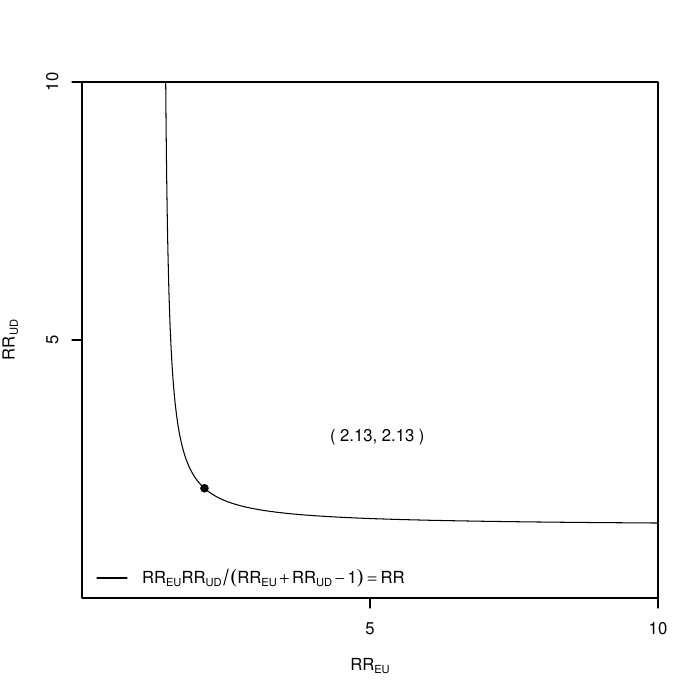

Generate this figure with R:
library(EValue)
library(tidyverse)
library(ggrepel)

# default evalue plot
rareV = F
(m = as.data.frame(evalues.OR(1.933,1.556,2.387,rare=rareV)))
xmax = 10
bias_plot(m[1,1],xmax)

# enhanced evalue plot with lower CI and covariates

# read data 
d = read_csv('data.csv')
suffix = ifelse(rareV,'rare','nonrare')
resp = 'Y'
trmt = 'Tr'
cnts = c('X1','X2')
cats = c('Z1','Z2','Z3','Z4')
cats = paste0('factor(',cats,')')

# coordinates of covariates
RRX = RRY = NULL
for(x in c(cnts,cats)){
  fmX = paste0(trmt,' ~ ', x)
  m = glm(as.formula(fmX), family='binomial', data=d)
  ORX = exp(coef(m))[-1]
  RRX = c(RRX,toRR(OR(ORX, rare = rareV),rare = rareV))
  
  fmY = paste0(resp,'~',x)
  m = glm(as.formula(fmY), family='binomial', data=d)
  ORY = exp(coef(m))[-1]
  RRY = c(RRY,toRR(OR(ORY, rare = rareV),rare = rareV))
}

names(RRX) = names(RRY) = str_replace_all(names(RRX),pattern='factor\\(',replacement='')
names(RRX) = names(RRY) = str_replace_all(names(RRX),'\\)','_')
RRX = ifelse(RRX<1,1/RRX,RRX)
RRY = ifelse(RRY<1,1/RRY,RRY)
v = names(RRX)
xy = tibble(
  v = v,
  v_desc = v,
  x = RRX,
  y = RRY
)

# run evalue
(m = as.data.frame(evalues.OR(1.933,1.556,2.387,rare=rareV)))
xmax = 10

# evalue curve & evalue lower ci curve
RR = m[1,1]
e_curve = tibble(
  x = seq(RR, xmax, 0.0001),
  y = RR * (RR - 1)/(x - RR) + RR
) %>% filter(y<xmax,x<xmax)
RR = m[1,2]
e_curve_low = tibble(
  x = seq(RR, xmax, 0.0001),
  y = RR * (RR - 1)/(x - RR) + RR
) %>% filter(y<xmax,x<xmax)
RR1 = m[1,1]
RR2 = m[1,2]
x1 = seq(RR1, xmax, 0.0001)
x2 = seq(RR2, xmax, 0.0001)
y1 = RR1 * (RR1 - 1)/(x1 - RR1) + RR1
y2 = RR2 * (RR2 - 1)/(x2 - RR2) + RR2
y21 = RR1 * (RR1 - 1)/(x2 - RR1) + RR1
y2 = ifelse(y2>y21,y21,y2)

m = round(m,2)

# evalue enhanced plot
ggplot() + 
  geom_point(data=xy,aes(x,y)) + 
   geom_text_repel(data=xy,aes(x,y,label=v_desc),size=3,
                   box.padding = 3,
                   label.padding = 3,
                   max.iter	= 1000,
                   max.time = 5,
                   max.overlaps = getOption("ggrepel.max.overlaps", default = 30))+

  geom_line(data=e_curve,aes(x,y),color='red',alpha=0.4,size=1) + 
  geom_point(data=m,aes(x=m[2,1],y=m[2,1]),color='red') +
  geom_text(data=m,aes(x=m[2,1],y=m[2,1],label=paste0('E-value (from FMA OR): (',m[2,1],',',m[2,1],')')),size=3.5,vjust=-1,fontface='bold',color='red')+
  
  geom_line(data=e_curve_low,aes(x,y),color='blue',alpha=0.4,size=1) + 
  geom_point(data=m,aes(x=m[2,2],y=m[2,2]),color='blue') +
  geom_text(data=m,aes(x=m[2,2],y=m[2,2],label=paste0('E-value (lower CI from FMA OR): (',m[2,2],',',m[2,2],')')),size=3.5,vjust=1.5,fontface='bold',color='blue')+
  
  xlab('RR(Treatment~Variable)') + 
  ylab('RR(Outcome~Variable)') +
  
  scale_x_continuous(breaks=seq(0,3,0.5),limits = c(0,3)) +
  scale_y_continuous(breaks=seq(0,3,0.5),limits = c(0,3)) + 
  
  theme_bw()

ggsave(paste0('evalue_',suffix,'.pdf'),width=12,height=7)



